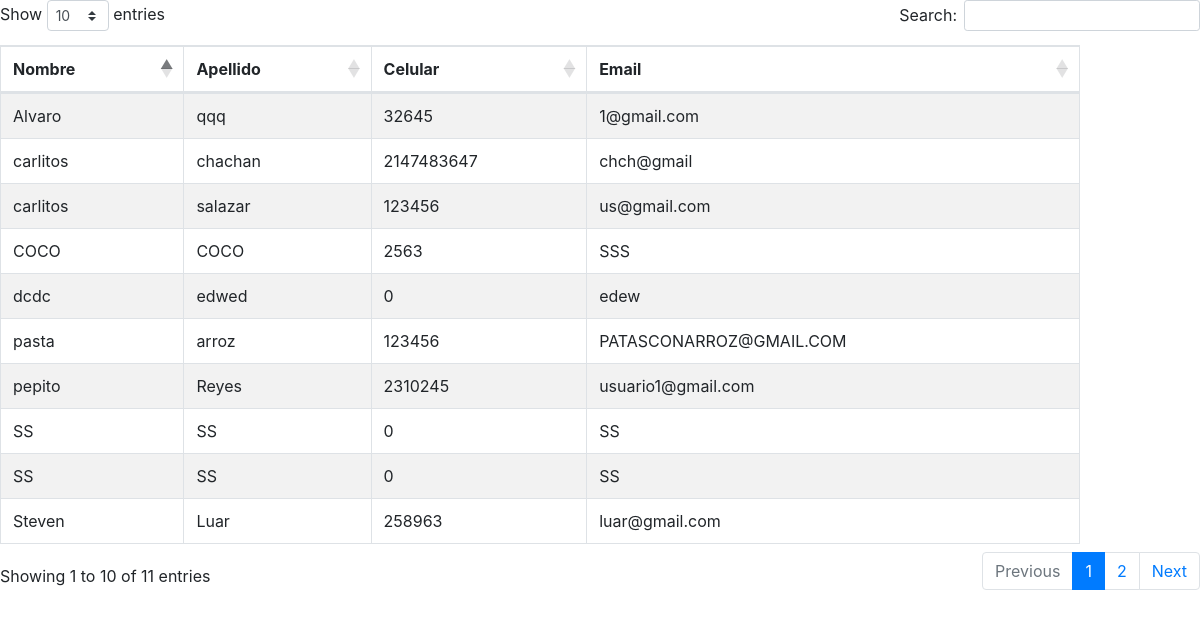
The page /Nuevo/mostrarAdmin.php on the database its author committed.
### tables this page shows
CREATE TABLE `administrador` (
  `id_administrador` int(11) NOT NULL,
  `nombre` varchar(80) NOT NULL,
  `apellido` varchar(80) NOT NULL,
  `celular` int(11) NOT NULL,
  `email` varchar(250) NOT NULL,
  `contraseña` varchar(100) NOT NULL
);

### Nuevo/administrador.php (called while the page is built, shortened)
<?php
class administrador{
    public static function mostrarAdmin(){
        $conexion = new Conexion();
        $consulta = $conexion->prepare('SELECT * FROM ' . self::TABLA . ' ORDER BY nombre');
        $consulta -> execute();
        $registros = $consulta->fetchAll();
        return $registros;
    }
}
?>

### Nuevo/mostrarAdmin.php (the view, shortened to what this page needs)
<?php
require_once "administrador.php";
$administradores = administrador::mostrarAdmin();
?>
<html>
<head>
    <link rel="stylesheet" href="https://cdnjs.cloudflare.com/ajax/libs/twitter-bootstrap/4.5.2/css/bootstrap.css">
    <link rel="stylesheet" href="https://cdn.datatables.net/1.13.7/css/dataTables.bootstrap4.min.css">
</head>
<body>
    <table id="myTable" class="table table-striped table-bordered" style="width:90%">
        <thead>
            <tr>
                <th>Nombre</th>
                <th>Apellido</th>
                <th>Celular</th>
                <th>Email</th>
            </tr>
        </thead>
        <tbody>
            <?php foreach ($administradores as $admin): ?>
                <tr>
                    <td><?php echo $admin['nombre']; ?></td>
                    <td><?php echo $admin['apellido']; ?></td>
                    <td><?php echo $admin['celular']; ?></td>
                    <td><?php echo $admin['email']; ?></td>
                </tr>
            <?php endforeach; ?>
        </tbody>
    </table>
</body>
</html>

### rows shown on the page
administrador: nombre "Alvaro", apellido "qqq", celular "32645", email "1@gmail.com"
administrador: nombre "carlitos", apellido "chachan", celular "2147483647", email "chch@gmail"
administrador: nombre "carlitos", apellido "salazar", celular "123456", email "us@gmail.com"
administrador: nombre "COCO", apellido "COCO", celular "2563", email "SSS"
administrador: nombre "dcdc", apellido "edwed", celular "0", email "edew"
administrador: nombre "pasta", apellido "arroz", celular "123456", email "PATASCONARROZ@GMAIL.COM"
administrador: nombre "pepito", apellido "Reyes", celular "2310245", email "usuario1@gmail.com"
administrador: nombre "SS", apellido "SS", celular "0", email "SS"
administrador: nombre "SS", apellido "SS", celular "0", email "SS"
administrador: nombre "Steven", apellido "Luar", celular "258963", email "luar@gmail.com"
